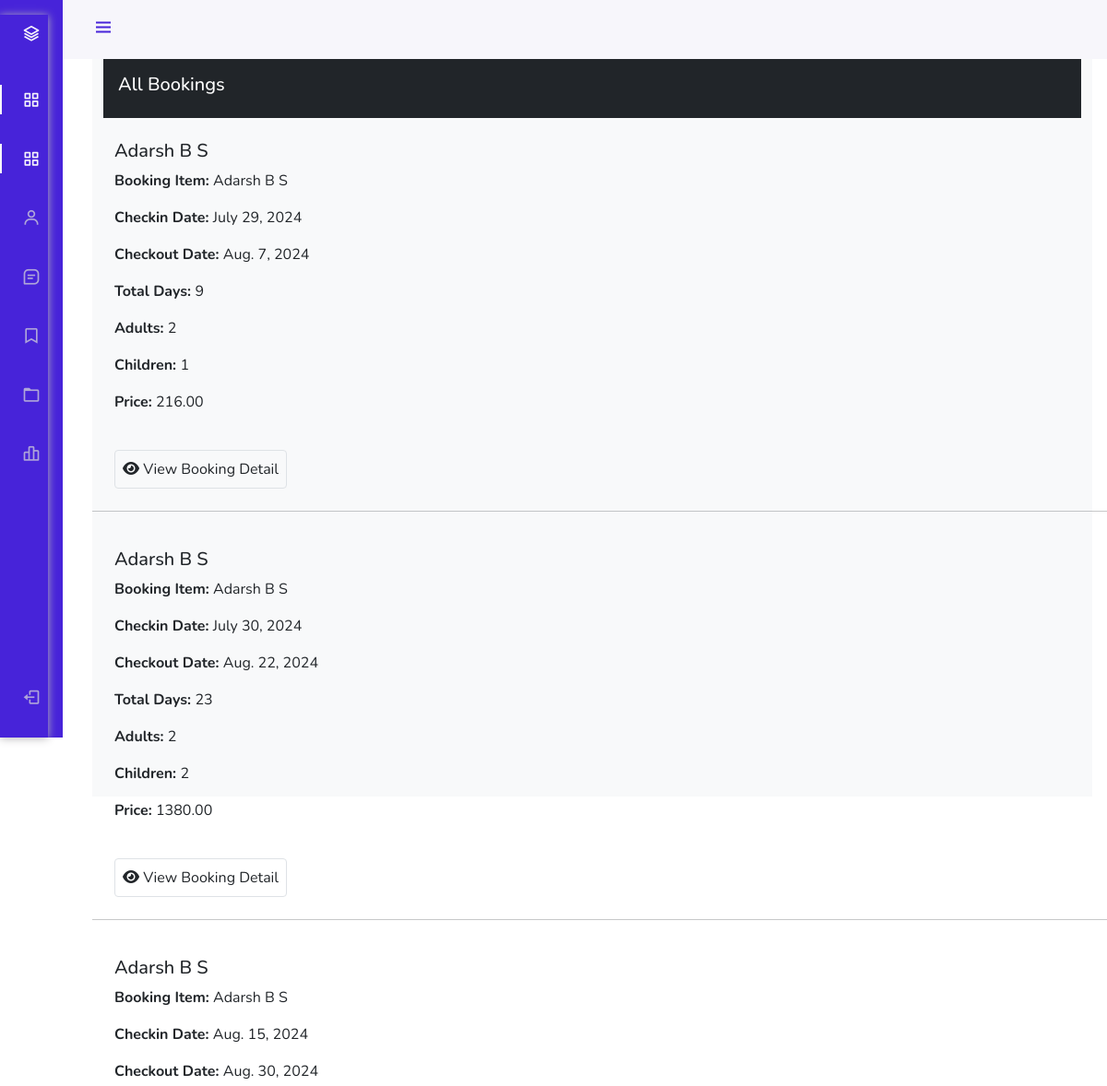
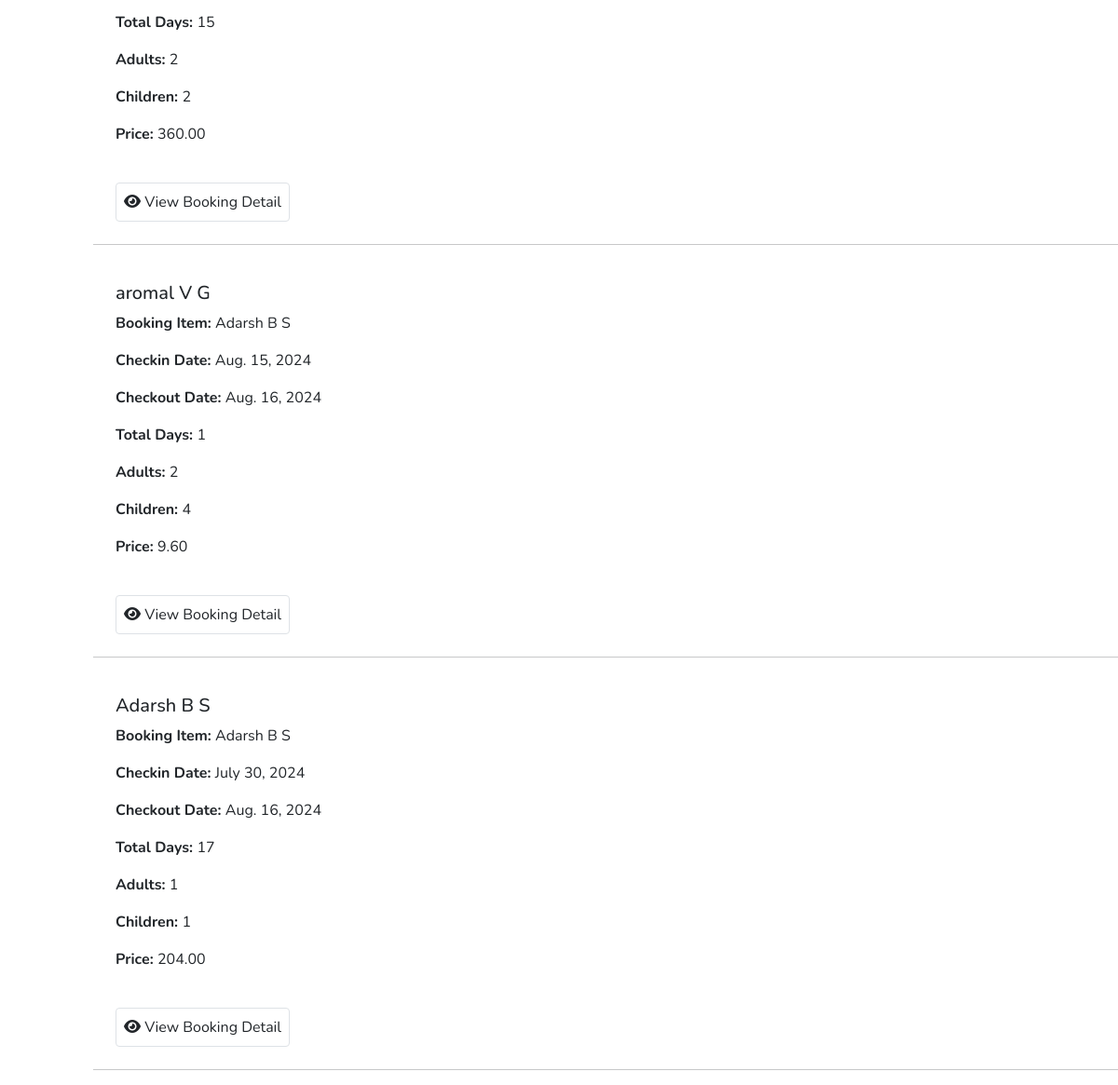
/dashboard/booking/ (signed in), run on the app's committed database (2 pictures, top to bottom).
### hotel/models.py (models this page shows, shortened)
class Booking(models.Model):
    user = models.ForeignKey(User,on_delete=models.SET_NULL ,null=True,blank=True)
    payment_status = models.CharField(max_length=100, choices=PAYMENT_STATUS)
    coupons=models.ManyToManyField('hotel.Coupon', blank=True)
    full_name = models.CharField(max_length=1000)
    email = models.EmailField(max_length=254)
    phone = models.CharField(max_length=50)
    hotel =models.ForeignKey(Hotel, on_delete=models.SET_NULL,null=True,blank=True)
    room_type = models.ForeignKey(RoomType,on_delete=models.SET_NULL,null=True,blank=True)
    room = models.ManyToManyField(Room)
    before_discount = models.DecimalField( max_digits=12, decimal_places=2,default=0)
    total = models.DecimalField( max_digits=12, decimal_places=2,default=0)
    saved = models.DecimalField( max_digits=12, decimal_places=2,default=0)
    check_in_date= models.DateField()
    check_out_date= models.DateField()
    total_days=models.PositiveIntegerField()
    num_adults=models.PositiveIntegerField()
    num_children=models.PositiveIntegerField()
    check_in = models.BooleanField(default=False)
    check_out = models.BooleanField(default=False)
    is_active = models.BooleanField(default=False)
    checked_in_tracker = models.BooleanField(default=False)
    checked_out_tracker = models.BooleanField(default=False)
    date = models.DateTimeField(auto_now_add=True)
    strip_payment_intent = models.CharField(max_length=1000, null=True, blank=True)
    success_id = ShortUUIDField(unique=True, length=10, max_length=20, alphabet='abcdefghijklmnopqrstuvwxyz', null=True , blank=True)
    booking_id=  ShortUUIDField(unique=True, length=10, max_length=20, alphabet='abcdefghijklmnopqrstuvwxyz')

class Hotel(models.Model):
    user = models.ForeignKey(User,on_delete=models.SET_NULL,null=True)
    name = models.CharField(max_length=100)
    description = CKEditor5Field(null=True,blank=True, config_name='extends')
    image = models.FileField(upload_to='hotel_galley')
    address = models.CharField(max_length=200)
    mobile = models.CharField(max_length=50)
    email = models.EmailField(max_length=110)
    status = models.CharField(max_length=20,choices=HOTEL_STATUS ,default='Live')
    tag=TaggableManager(blank=True)
    views=models.IntegerField(default=0)
    featured=models.BooleanField(default=False)
    hid = ShortUUIDField(unique=True, length=10, max_length=20, alphabet='abcdefghijklmnopqrstuvwxyz')
    slug= models.SlugField(unique=True)
    date= models.DateTimeField(auto_now_add=True)

### user_dashboard/views.py (the view)
# urls.py: path('booking/',views.bookings,name="bookings"),
@login_required
def bookings(request):
    bookings= Booking.objects.filter(user=request.user,payment_status="Paid")
    context={
        'bookings':bookings
    }
    return render(request,"user_dashboard/bookings.html",context)

### templates/user_dashboard/bookings.html (shortened to what this page needs)
{% load static%}
<!DOCTYPE html>
<html lang="en">
<head>
    <link rel="stylesheet" href="https://cdn.jsdelivr.net/npm/bootstrap@4.3.1/dist/css/bootstrap.min.css">
<link href="https://cdn.jsdelivr.net/npm/bootstrap@5.0.0-beta1/dist/css/bootstrap.min.css" rel="stylesheet">
<link href="https://cdn.jsdelivr.net/npm/boxicons@latest/css/boxicons.min.css" rel="stylesheet">
<link rel="stylesheet" href="{% static "css/style.css" %}">
</head>
<body id="body-pd">
    <header class="header" id="header">
        <div class="header_toggle"> <i class='bx bx-menu' id="header-toggle"></i> </div>
    </header>
    <div class="l-navbar" id="nav-bar">
        <nav class="nav">
            <div> <a href="#" class="nav_logo"> <i class='bx bx-layer nav_logo-icon'></i> <span class="nav_logo-name">BBBootstrap</span> </a>
                <div class="nav_list"> <a href="{% url 'user_dashboard:dashboard' %}" class="nav_link active"> <i class='bx bx-grid-alt nav_icon'></i> <span class="nav_name">Dashboard</span> </a>  <a href="{% url 'user_dashboard:bookings' %}" class="nav_link active"> <i class='bx bx-grid-alt nav_icon'></i> <span class="nav_name">All bookings</span> </a> <a href="" class="nav_link"> <i class='bx bx-user nav_icon'></i> <span class="nav_name">My Profile</span> </a> <a href="{% url 'user_dashboard:notifications' %}" class="nav_link"> <i class='bx bx-message-square-detail nav_icon'></i> <span class="nav_name">Notifications</span> </a> <a href="{% url 'user_dashboard:bookmark' %}" class="nav_link"> <i class='bx bx-bookmark nav_icon'></i> <span class="nav_name">Bookmark</span> </a> <a href="{% url 'user_dashboard:wallet' %}" class="nav_link"> <i class='bx bx-folder nav_icon'></i> <span class="nav_name">Wallet</span> </a> <a href="#" class="nav_link"> <i class='bx bx-bar-chart-alt-2 nav_icon'></i> <span class="nav_name">change Password</span> </a> </div>
            </div> <a href="#" class="nav_link"> <i class='bx bx-log-out nav_icon'></i> <span class="nav_name">SignOut</span> </a>
        </nav>
    </div>
    <div class="height-100 bg-light">
        <div class="container-fluid">
            <div class="row">
                <div class="col-12">
                    <div class="bg-dark text-white p-3">
                        <h5>All Bookings</h5>
                    </div>
                </div>
                {% for b in bookings %}
                <div class="col-12 p-4">
                    <h5>{{b.full_name}} </h5>
                    <p><b>Booking Item: </b> {{b.hotel.name}}</p>
                    <p><b>Checkin Date: </b> {{b.check_in_date}} </p>
                    <p><b>Checkout Date: </b> {{b.check_out_date}} </p>
                    <p><b>Total Days: </b> {{b.total_days}} </p>
                    <p><b>Adults: </b> {{b.num_adults}} </p>
                    <p><b>Children: </b> {{b.num_children}} </p>
                    <p><b>Price: </b>{{b.total}} </p>
                    <br>
                    <a href="{% url 'user_dashboard:booking_detail' b.booking_id %}" class="btn border p-2"><i class="fas fa-eye"></i> View Booking Detail</a>
                </div>
                <hr>
                {% endfor %}
            </div>
        </div>
</body>
</html>

### static/css/style.css (style rules this page uses)
nav { box-shadow: 0px 1px 9px #b7b6b9; border-bottom: 0px solid rgb(161, 158, 158); }

### templates/user_dashboard/bookings.html (style rules this page uses)
:root { --header-height: 3rem;--nav-width: 68px;--first-color: #4723D9;--first-color-light: #AFA5D9;--white-color: #F7F6FB;--body-font: 'Nunito', sans-serif;--normal-font-size: 1rem;--z-fixed: 100 }
*,::before,::after { box-sizing: border-box }
body { position: relative;margin: var(--header-height) 0 0 0;padding: 0 1rem;font-family: var(--body-font);font-size: var(--normal-font-size);transition: .5s }
a { text-decoration: none }
.header { width: 100%;height: var(--header-height);position: fixed;top: 0;left: 0;display: flex;align-items: center;justify-content: space-between;padding: 0 1rem;background-color: var(--white-color);z-index: var(--z-fixed);transition: .5s }
.header_toggle { color: var(--first-color);font-size: 1.5rem;cursor: pointer }
.l-navbar { position: fixed;top: 0;left: -30%;width: var(--nav-width);height: 100vh;background-color: var(--first-color);padding: .5rem 1rem 0 0;transition: .5s;z-index: var(--z-fixed) }
.nav { height: 100%;display: flex;flex-direction: column;justify-content: space-between;overflow: hidden }
.nav_logo, .nav_link { display: grid;grid-template-columns: max-content max-content;align-items: center;column-gap: 1rem;padding: .5rem 0 .5rem 1.5rem }
.nav_logo { margin-bottom: 2rem }
.nav_logo-icon { font-size: 1.25rem;color: var(--white-color) }
.nav_link { position: relative;color: var(--first-color-light);margin-bottom: 1.5rem;transition: .3s }
.nav_icon { font-size: 1.25rem }
.active { color: var(--white-color) }
.active::before { content: '';position: absolute;left: 0;width: 2px;height: 32px;background-color: var(--white-color) }
.height-100 { height:100vh }
@media screen and (min-width: 768px) { body { margin: calc(var(--header-height) + 1rem) 0 0 0;padding-left: calc(var(--nav-width) + 2rem) } }
@media screen and (min-width: 768px) { .header { height: calc(var(--header-height) + 1rem);padding: 0 2rem 0 calc(var(--nav-width) + 2rem) } }
@media screen and (min-width: 768px) { .l-navbar { left: 0;padding: 1rem 1rem 0 0 } }

### data on the page
Booking: full_name "Adarsh B S", hotel.name "Adarsh B S", check_in_date "July 29, 2024", check_out_date "Aug. 7, 2024", total_days "9", num_adults "2", num_children "1", total "216.00"
Booking: full_name "Adarsh B S", hotel.name "Adarsh B S", check_in_date "July 30, 2024", check_out_date "Aug. 22, 2024", total_days "23", num_adults "2", num_children "2", total "1380.00"
Booking: full_name "Adarsh B S", hotel.name "Adarsh B S", check_in_date "Aug. 15, 2024", check_out_date "Aug. 30, 2024", total_days "15", num_adults "2", num_children "2", total "360.00"
Booking: full_name "aromal V G", hotel.name "Adarsh B S", check_in_date "Aug. 15, 2024", check_out_date "Aug. 16, 2024", total_days "1", num_adults "2", num_children "4", total "9.60"
Booking: full_name "Adarsh B S", hotel.name "Adarsh B S", check_in_date "July 30, 2024", check_out_date "Aug. 16, 2024", total_days "17", num_adults "1", num_children "1", total "204.00"
